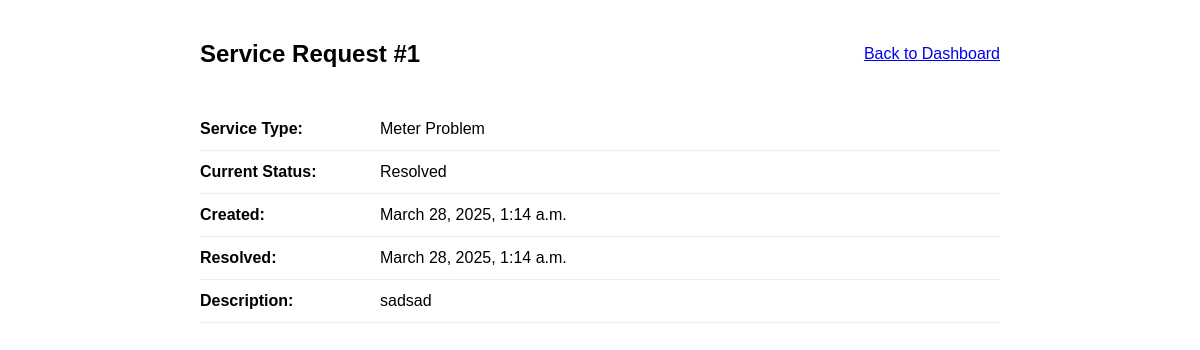
/request/3/ (signed in), run on the app's committed database.
### requests/models.py (models this page shows, shortened)
class ServiceRequest(models.Model):
    STATUS_CHOICES = [
        ('Pending', 'Pending'),
        ('In Progress', 'In Progress'),
        ('Resolved', 'Resolved'),
    ]
    PRIORITY_CHOICES = [
        ('Low', 'Low'),
        ('Medium', 'Medium'),
        ('High', 'High'),
        ('Urgent', 'Urgent'),
    ]
    SERVICE_TYPES = [
        ('New Connection', 'New Connection'),
        ('Billing Issue', 'Billing Issue'),
        ('Gas Leak', 'Gas Leak'),
        ('Meter Problem', 'Meter Problem'),
        ('Other', 'Other'),
    ]
    customer = models.ForeignKey(
        Customer,
        on_delete=models.CASCADE,
        related_name='service_requests'
    )
    service_type = models.CharField(
        max_length=100,
        choices=SERVICE_TYPES,
        help_text="Type of service requested"
    )
    description = models.TextField(help_text="Detailed description of the issue")
    attached_file = models.FileField(
        upload_to='service_requests/',
        blank=True,
        null=True,
        help_text="Supporting documentation or images"
    )
    status = models.CharField(
        max_length=20,
        choices=STATUS_CHOICES,
        default='Pending',
        db_index=True
    )
    priority = models.CharField(
        max_length=20,
        choices=PRIORITY_CHOICES,
        default='Medium',
        db_index=True
    )
    created_at = models.DateTimeField(auto_now_add=True, db_index=True)
    updated_at = models.DateTimeField(auto_now=True)
    resolved_at = models.DateTimeField(blank=True, null=True)
    notes = models.TextField(
        blank=True,
        null=True,
        help_text="Support staff notes"
    )
    assigned_to = models.ForeignKey(
        SupportRepresentative,
        on_delete=models.SET_NULL,
        null=True,
        blank=True,
        related_name='assigned_requests'
    )
    class Meta:
        verbose_name = "Service Request"
        verbose_name_plural = "Service Requests"
        ordering = ['-created_at']
        indexes = [
            models.Index(fields=['customer', 'status']),
            models.Index(fields=['status', 'created_at']),
            models.Index(fields=['priority', 'status']),
        ]

### requests/views.py (the view)
# urls.py: path('request/<int:request_id>/', request_detail, name='request_detail'),
@login_required
def request_detail(request, request_id):
    try:
        service_request = get_object_or_404(ServiceRequest, id=request_id)
        if not (hasattr(request.user, 'role') and request.user.role == 'support_staff'):
            try:
                customer = Customer.objects.get(user=request.user)
                if service_request.customer != customer:
                    messages.error(request, "You don't have permission to view this request.")
                    return redirect('dashboard')
                user_requests = ServiceRequest.objects.filter(customer=customer).order_by('-created_at')
                for index, req in enumerate(user_requests, 1):
                    if req.id == service_request.id:
                        service_request.user_request_id = index
                        break
            except Customer.DoesNotExist:
                messages.error(request, "You don't have permission to view this request.")
                return redirect('dashboard')
    except Exception as e:
        logger.error(f"Error in request_detail view: {str(e)}")
        messages.error(request, "An error occurred while retrieving the request details.")
        return redirect('dashboard')
    return render(request, 'request_detail.html', {'service_request': service_request})

### requests/templates/request_detail.html (shortened to what this page needs)
<!DOCTYPE html>
<html lang="en">
  <head>
  </head>
  <body>
    <div class="container">
      <div class="header">
        <h2>Service Request #{{ service_request.user_request_id }}</h2>
        <a href="{% url 'dashboard' %}">Back to Dashboard</a>
      </div>
      <div class="request-details">
        <div class="detail-row">
          <div class="detail-label">Service Type:</div>
          <div class="detail-value">{{ service_request.service_type }}</div>
        </div>
        <div class="detail-row">
          <div class="detail-label">Current Status:</div>
          <div class="detail-value" class="status-{{ service_request.status|lower|cut:' ' }}">{{ service_request.status }}</div>
        </div>
        <div class="detail-row">
          <div class="detail-label">Created:</div>
          <div class="detail-value">{{ service_request.created_at }}</div>
        </div>
        {% if service_request.resolved_at %}
        <div class="detail-row">
          <div class="detail-label">Resolved:</div>
          <div class="detail-value">{{ service_request.resolved_at }}</div>
        </div>
        {% endif %}
        <div class="detail-row">
          <div class="detail-label">Description:</div>
          <div class="detail-value">{{ service_request.description }}</div>
        </div>
      </div>
    </div>
  </body>
</html>

### requests/templates/request_detail.html (style rules this page uses)
body { font-family: Arial, sans-serif; margin: 0; padding: 20px; }
.container { max-width: 800px; margin: 0 auto; }
.header { display: flex; justify-content: space-between; align-items: center; margin-bottom: 20px; }
.request-details { margin-bottom: 30px; }
.detail-row { display: flex; border-bottom: 1px solid #eee; padding: 12px 0; }
.detail-label { font-weight: bold; width: 180px; }
.detail-value { flex: 1; }

### data on the page
ServiceRequest: user_request_id "1", service_type "Meter Problem", status "Resolved", created_at "March 28, 2025, 1:14 a.m.", resolved_at "March 28, 2025, 1:14 a.m.", description "sadsad"
